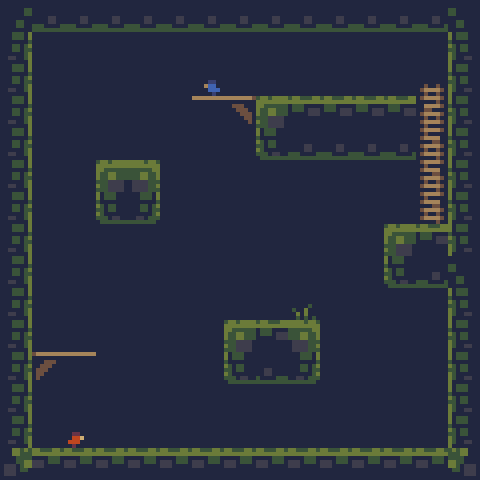

Rendered tile map (Tiled .tmx) drawn with the repository's tilesets; below, a short description and the map source with its tile grids summarised:
An orthogonal 15x15 tile map with 32x32 px tiles, 1 tile layer (Tile Layer 1).

<map version="1.0" orientation="orthogonal" renderorder="right-down" width="15" height="15" tilewidth="32" tileheight="32" nextobjectid="1">
 <tileset firstgid="1" name="cavesofgallet_tiles_scaled" tilewidth="32" tileheight="32" tilecount="192">
  <image source="cavesofgallet_tiles_scaled.png" width="512" height="384" />
 </tileset>
 <layer name="Tile Layer 1" width="15" height="15">
  <data>[225 cells, 225 non-empty, 25 distinct tile ids]</data>
 </layer>
</map>